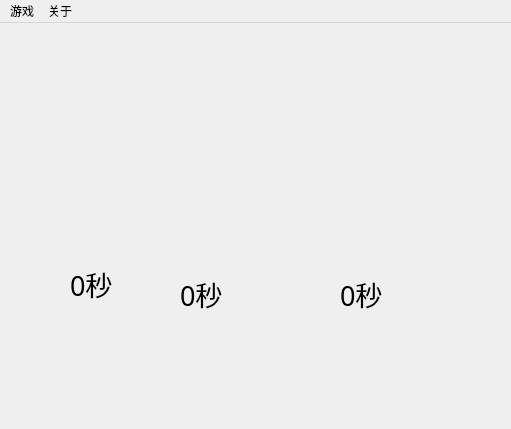
<?xml version="1.0" encoding="UTF-8"?>
<ui version="4.0">
 <class>MainWindow</class>
 <widget class="QMainWindow" name="MainWindow">
  <property name="geometry">
   <rect>
    <x>0</x>
    <y>0</y>
    <width>511</width>
    <height>429</height>
   </rect>
  </property>
  <property name="windowTitle">
   <string>MainWindow</string>
  </property>
  <widget class="QWidget" name="centralWidget">
   <widget class="QLabel" name="label">
    <property name="geometry">
     <rect>
      <x>70</x>
      <y>220</y>
      <width>141</width>
      <height>81</height>
     </rect>
    </property>
    <property name="font">
     <font>
      <family>Adobe 黑体 Std R</family>
      <pointsize>20</pointsize>
     </font>
    </property>
    <property name="text">
     <string>0秒</string>
    </property>
   </widget>
   <widget class="QLabel" name="label_2">
    <property name="geometry">
     <rect>
      <x>340</x>
      <y>230</y>
      <width>141</width>
      <height>81</height>
     </rect>
    </property>
    <property name="font">
     <font>
      <family>Adobe 黑体 Std R</family>
      <pointsize>20</pointsize>
     </font>
    </property>
    <property name="text">
     <string>0秒</string>
    </property>
   </widget>
   <widget class="QLabel" name="label_3">
    <property name="geometry">
     <rect>
      <x>180</x>
      <y>230</y>
      <width>141</width>
      <height>81</height>
     </rect>
    </property>
    <property name="font">
     <font>
      <family>Adobe 黑体 Std R</family>
      <pointsize>20</pointsize>
     </font>
    </property>
    <property name="text">
     <string>0秒</string>
    </property>
   </widget>
  </widget>
  <widget class="QMenuBar" name="menuBar">
   <property name="geometry">
    <rect>
     <x>0</x>
     <y>0</y>
     <width>511</width>
     <height>22</height>
    </rect>
   </property>
   <widget class="QMenu" name="menu">
    <property name="title">
     <string>游戏</string>
    </property>
    <addaction name="action1"/>
    <addaction name="separator"/>
    <addaction name="action2"/>
   </widget>
   <widget class="QMenu" name="menu_2">
    <property name="title">
     <string>关于</string>
    </property>
    <addaction name="action1_2"/>
   </widget>
   <addaction name="menu"/>
   <addaction name="menu_2"/>
  </widget>
  <action name="action1">
   <property name="text">
    <string>新游戏</string>
   </property>
  </action>
  <action name="action2">
   <property name="text">
    <string>退出</string>
   </property>
  </action>
  <action name="action1_2">
   <property name="text">
    <string>帮助</string>
   </property>
  </action>
  <action name="action2_2">
   <property name="text">
    <string>开发者信息</string>
   </property>
  </action>
 </widget>
 <layoutdefault spacing="6" margin="11"/>
 <resources/>
 <connections/>
</ui>
